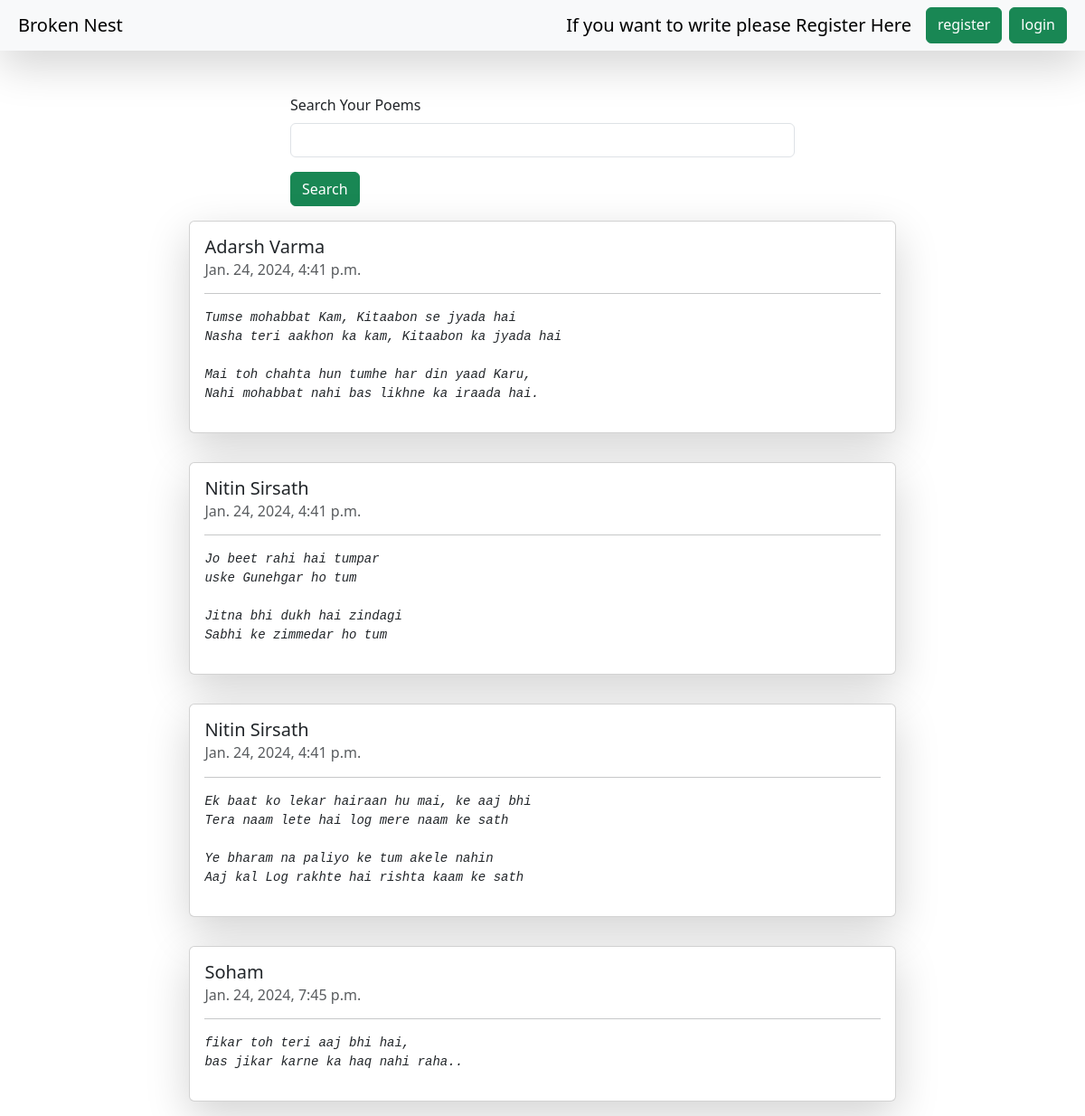
The app's page /, older data.
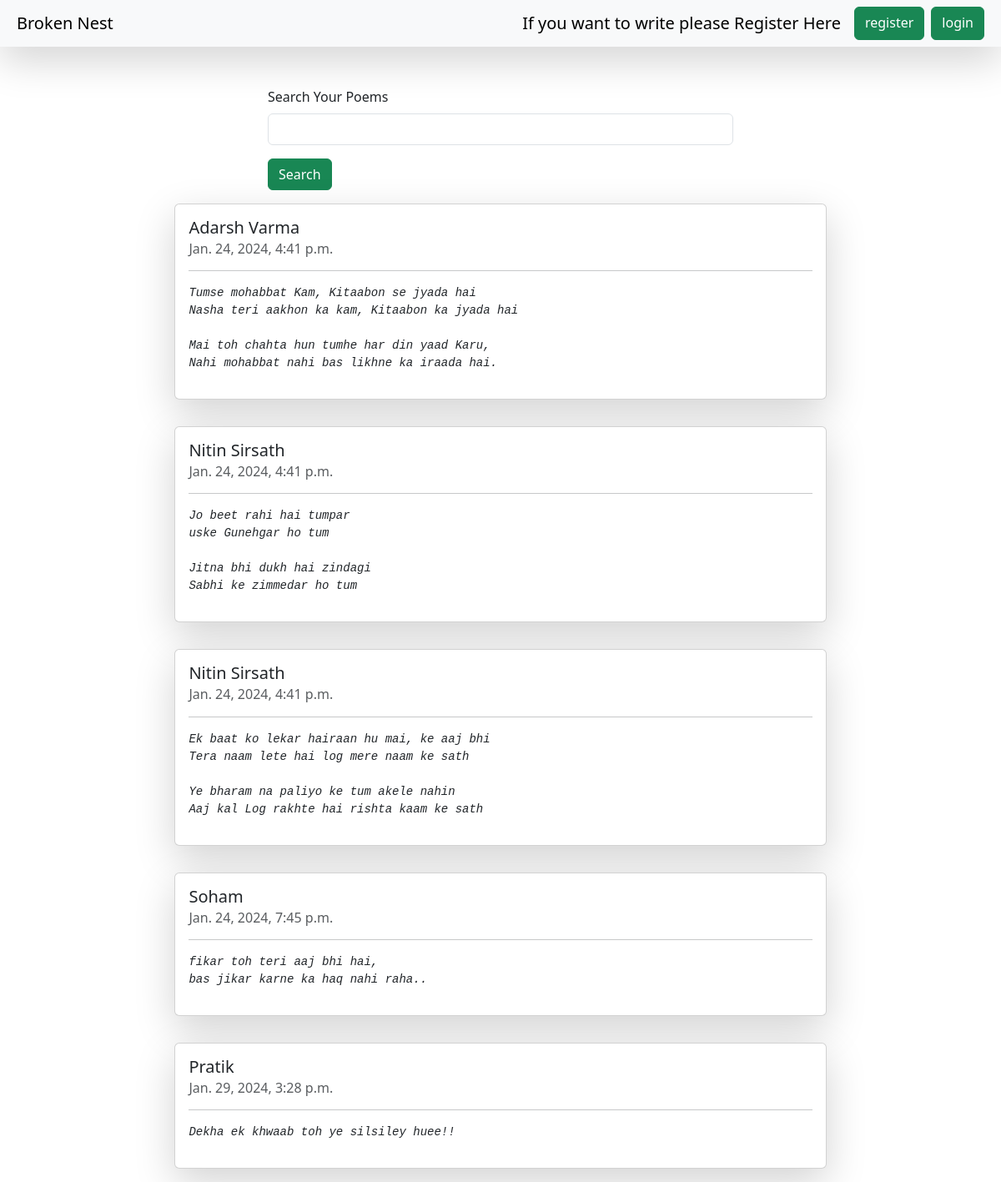
The same page, newer data.
### brokennest/models.py (models this page shows)
class books(models.Model):
    user = models.ForeignKey(User,on_delete = models.SET_NULL, null=True,blank=True)
    note_name = models.CharField(max_length = 200)
    note_description = models.TextField()
    created_time = models.DateTimeField(null=True)

### brokennest/views.py (the view)
# urls.py: path("", homepage, name = "homepage"),
def homepage(request):
    queryset = books.objects.all()
    if request.GET.get("Search"):
         queryset = queryset.filter(note_name__icontains = request.GET.get("Search"))
    context = {"notebook":queryset}
    return render(request, "notebook.html", context)

### brokennest/templates/notebook.html (shortened to what this page needs)
{% extends "base.html" %}
{% block start %}
    <div class = "container mt-5">
          <div class="mt-5">
            <div class="mx-auto col-6">
            <form>
              <div class="mb-3">
                <label for="exampleInputEmail1" class="form-label">Search Your Poems</label>
                <input name="Search" type="text" class="form-control">
              </div>
              <button type="submit" class="btn btn-success">Search</button>
            </form>
            </div>
          </div>
          <div class="d-flex flex-column align-items-center">
            {% for note in notebook %}
            <div class="card my-3 shadow-lg" style="width: 70%;">
              <div class="card-body">
                <h5 class="card-title">{{note.note_name}}</h5>
                <h6 class="card-subtitle mb-2 text-muted">{{note.created_time}}</h6>
                <hr>
                <i class="card-text"><pre mt-2>{{ note.note_description }}</pre></i>
              </div>
            </div>
            {% endfor %}
          </div>
    </div>
{% endblock %}

### brokennest/templates/base.html (shortened to what this page needs)
<!DOCTYPE html>
<html lang="en">
<head>
    <link href="https://cdn.jsdelivr.net/npm/bootstrap@5.3.2/dist/css/bootstrap.min.css" rel="stylesheet">
</head>
<body>
    <nav class="navbar p-2 bg-body-tertiary shadow-lg">
        <div class="container-fluid">
            <a class="navbar-brand">Broken Nest</a>
            <div class="d-flex">
                {% if request.user.is_authenticated %}
                    <a href="/brocken-nest/" class="btn btn-success me-2" role="button">Write</a>
                    <a href="/" class="btn btn-success me-2" role="button">Read</a>
                    <a href="/logout/" class="btn btn-success " role="button">Logout</a>
                {% else %}
                    {% if show_register %}
                        <a href="/" class="btn btn-success me-2" role="button">Read</a>
                        <a href="/login/" class="btn btn-success" role="button">login</a>
                    {% else %}
                        <a class="navbar-brand">If you want to write please Register Here</a>
                        <a href="/register/" class="btn btn-success me-2" role="button">register</a>
                        <a href="/login/" class="btn btn-success" role="button">login</a>
                    {% endif %}
                {% endif %}
            </div>
        </div>
    </nav>
    {% block start %}
    {% endblock %}
</body>
</html>

Row changes from the older to the newer data that the page shows:
added books: note_name "Pratik", created_time "Jan. 29, 2024, 3:28 p.m.", note_description "Dekha ek khwaab toh ye silsiley huee!!"
